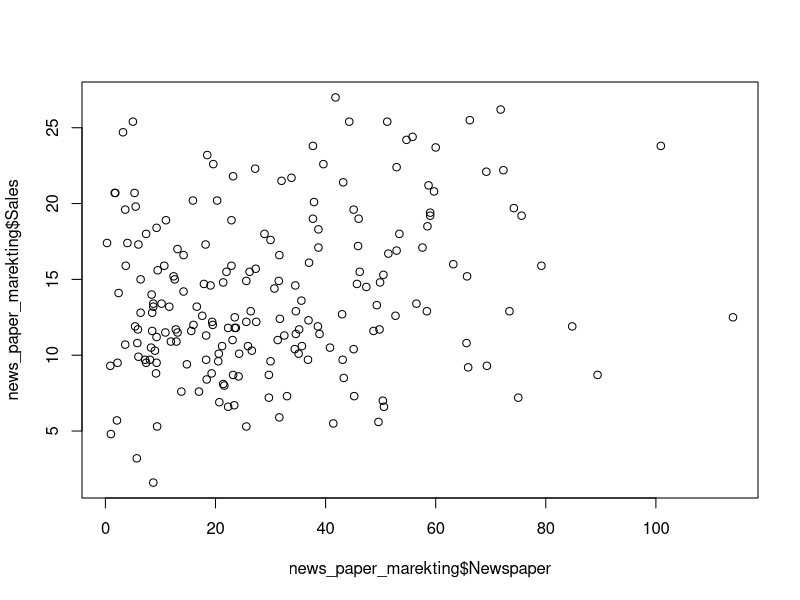

The R source for this figure:
setwd("C:\\Users\\212488767\\Desktop\\Data Science training\\IIITB\\Linear Regression")
news_paper_marekting <- read.csv("newspapermarketing.csv")
str(news_paper_marekting)

plot(news_paper_marekting$Newspaper, news_paper_marekting$Sales)

set.seed(100)

training <-sample(1:nrow(news_paper_marekting), 0.7*nrow(news_paper_marekting))

traindataset <- news_paper_marekting[training,]
testdataset <-news_paper_marekting[-training,]

model_newspaper <-lm(Sales~Newspaper, data= traindataset)
summary(model_newspaper)

predict_news <- predict(model_newspaper, testdataset[1])
View(predict_news)

testdataset$testsales <-predict_news
r = cor(testdataset$Newspaper, testdataset$testsales)
rsquared <- r^2



